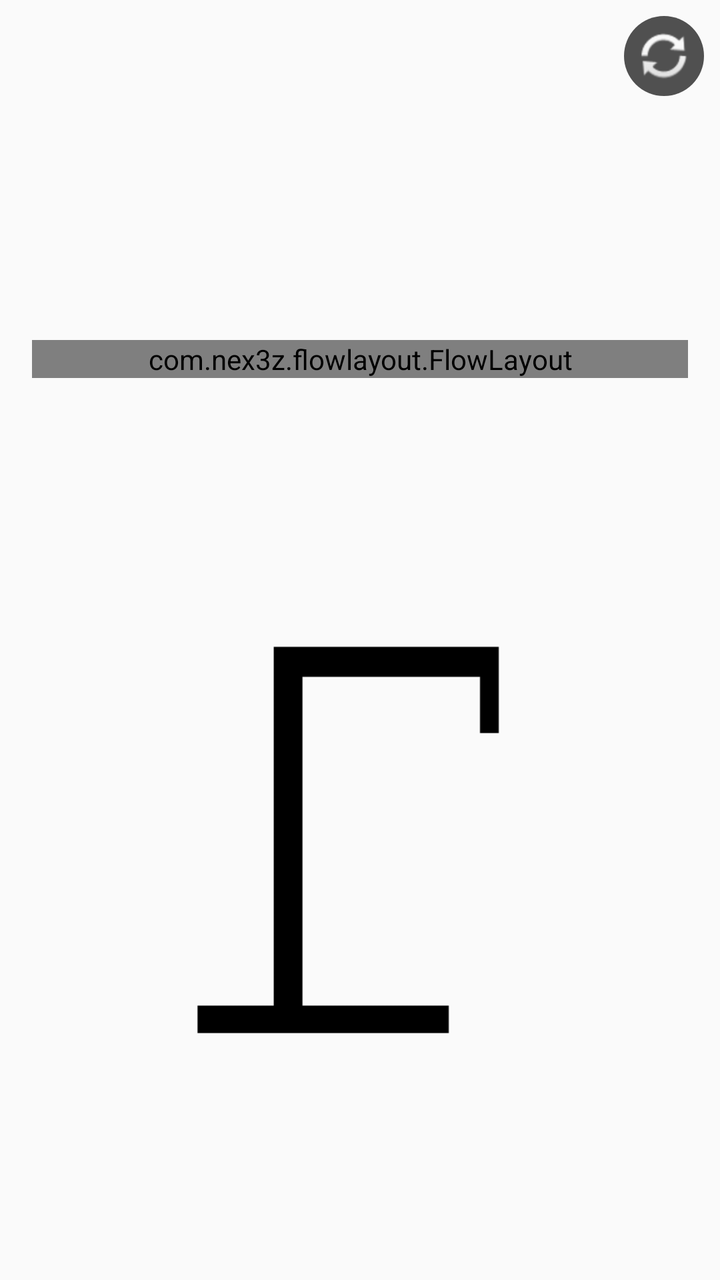
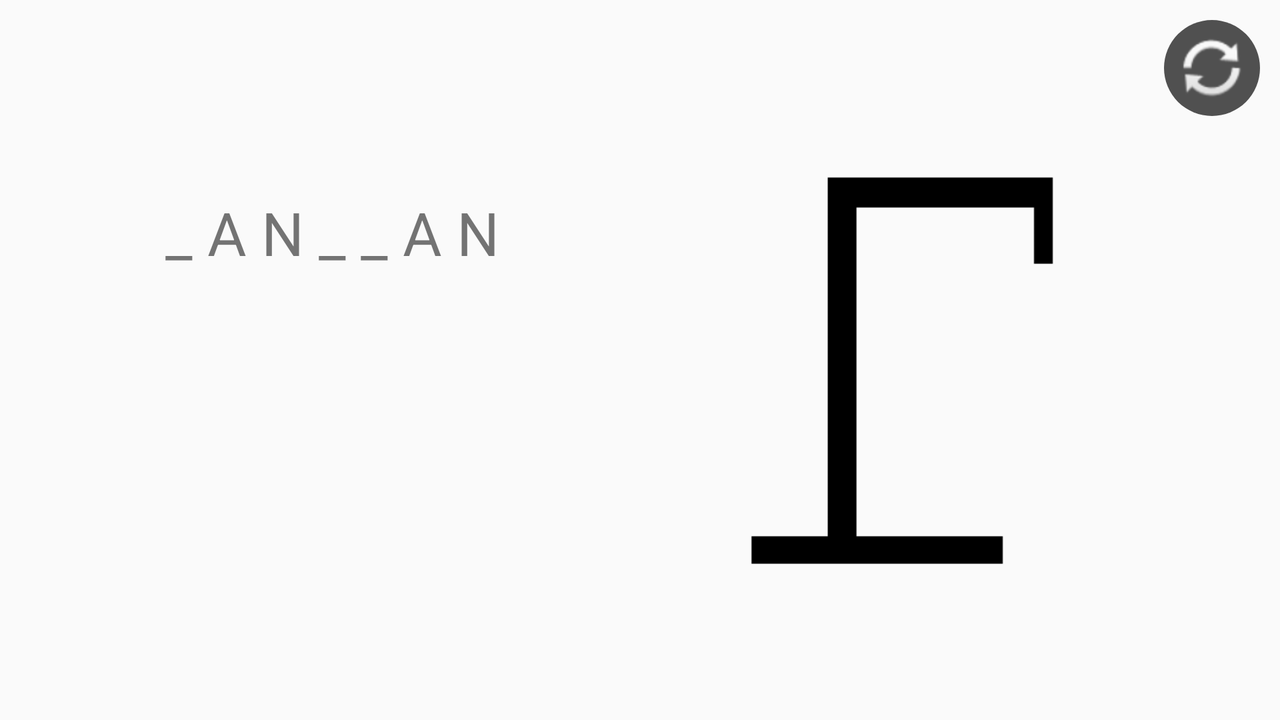

Compare how this app lays out the same screen by default and in its alternative resource folder. The renders come first, then the two layout files and the values they reference.
<!-- AndroidManifest.xml: application theme AppTheme -->
<!-- res/layout/fragment_hangman_player.xml -->
<?xml version="1.0" encoding="utf-8"?>
<layout
    xmlns:android="http://schemas.android.com/apk/res/android"
    xmlns:app="http://schemas.android.com/apk/res-auto"
    xmlns:tools="http://schemas.android.com/tools">
    <androidx.constraintlayout.widget.ConstraintLayout
        android:layout_width="match_parent"
        android:layout_height="match_parent"
        tools:context=".player.PlayerFragment">

        <TextView
            android:id="@+id/word_holder"
            android:layout_width="wrap_content"
            android:layout_height="100dp"
            android:orientation="horizontal"
            android:textSize="30sp"
            app:layout_constraintBottom_toBottomOf="parent"
            app:layout_constraintEnd_toEndOf="parent"
            app:layout_constraintStart_toStartOf="parent"
            app:layout_constraintTop_toTopOf="parent"
            app:layout_constraintVertical_bias="0.10"/>

        <com.nex3z.flowlayout.FlowLayout
            android:id="@+id/letter_holder"
            android:layout_width="match_parent"
            android:layout_height="wrap_content"
            android:layout_margin="16dp"
            android:orientation="horizontal"
            app:layout_constraintEnd_toEndOf="parent"
            app:layout_constraintStart_toStartOf="parent"
            app:layout_constraintTop_toBottomOf="@+id/word_holder"
            app:flChildSpacing="auto"
            app:flMinChildSpacing="10dp"
            app:flRowSpacing="10dp"
            app:flChildSpacingForLastRow="align"
            tools:listitem="@layout/view_letter"/>

        <ImageButton
            android:id="@+id/reset_button"
            android:layout_width="40dp"
            android:layout_height="40dp"
            android:layout_marginTop="8dp"
            android:layout_marginEnd="8dp"
            android:background="@drawable/refresh_button_background"
            android:padding="5dp"
            android:scaleType="fitXY"
            android:src="@android:drawable/ic_popup_sync"
            android:contentDescription="@string/reset"
            app:layout_constraintEnd_toEndOf="parent"
            app:layout_constraintTop_toTopOf="parent" />

        <ImageView
            android:id="@+id/gallows"
            android:layout_width="250dp"
            android:layout_height="250dp"
            android:src="@drawable/gallows_0"
            android:contentDescription="@string/zero_wrong_guesses"
            style="@style/Gallows"
            app:layout_constraintStart_toStartOf="parent"
            app:layout_constraintEnd_toEndOf="parent"
            app:layout_constraintBottom_toBottomOf="parent"
            app:layout_constraintTop_toBottomOf="@id/letter_holder" />

    </androidx.constraintlayout.widget.ConstraintLayout>
</layout>
<!-- res/layout/view_letter.xml (included above) -->
<?xml version="1.0" encoding="utf-8"?>
<TextView
    xmlns:android="http://schemas.android.com/apk/res/android"
    xmlns:tools="http://schemas.android.com/tools"
    android:layout_width="wrap_content"
    android:layout_height="wrap_content"
    android:width="40dp"
    android:height="40dp"
    android:textSize="20sp"
    android:gravity="center"
    android:background="?attr/selectableItemBackground"
    android:fontFamily="serif"
    tools:text="A"
    tools:background="@color/letterBackgroundUnguessed"
    tools:textColor="@android:color/black"/>
<!-- resources referenced by this layout -->
<resources>
  <color name="letterBackgroundUnguessed">#FFE4BD</color>
  <!-- drawable gallows_0: png bitmap (drawable-mdpi, 1808 bytes) -->
  <!-- drawable refresh_button_background (drawable) -->
  <?xml version="1.0" encoding="utf-8"?>
  <shape xmlns:android="http://schemas.android.com/apk/res/android"
      android:shape="oval">
      <solid
          android:color="#505050"/>
  </shape>
  <string name="reset">Reset</string>
  <string name="zero_wrong_guesses">Zero wrong guesses.</string>
  <style name="AppTheme" parent="Theme.AppCompat.Light.DarkActionBar">
          
          <item name="colorPrimary">@color/colorPrimary</item>
          <item name="colorPrimaryDark">@color/colorPrimaryDark</item>
          <item name="colorAccent">@color/colorAccent</item>
          <item name="android:itemBackground">@color/colorPrimaryDark</item>
          <item name="android:itemTextAppearance">@style/MenuItemStyle</item>
      </style>
  <color name="colorPrimary">#954535</color>
  <color name="colorPrimaryDark">#7B3F00</color>
  <color name="colorAccent">#E48400</color>
  <style name="MenuItemStyle">
          <item name="android:textColor">@android:color/white</item>
          <item name="android:actionMenuTextColor">@android:color/white</item>
          <item name="actionMenuTextColor">@android:color/white</item>
      </style>
</resources>
<!-- res/layout-land/fragment_hangman_player.xml (the repository's variant of the layout above) -->
<!-- drawn on the phone turned sideways -->
<?xml version="1.0" encoding="utf-8"?>
<layout
    xmlns:android="http://schemas.android.com/apk/res/android"
    xmlns:app="http://schemas.android.com/apk/res-auto"
    xmlns:tools="http://schemas.android.com/tools">

    <androidx.constraintlayout.widget.ConstraintLayout
        android:layout_width="match_parent"
        android:layout_height="match_parent"
        tools:context=".player.PlayerFragment">

        <TextView
            android:id="@+id/word_holder"
            android:layout_width="wrap_content"
            android:layout_height="wrap_content"
            android:orientation="horizontal"
            android:textSize="30sp"
            app:layout_constraintBottom_toTopOf="@+id/letter_holder"
            app:layout_constraintEnd_toStartOf="@+id/gallows"
            app:layout_constraintHorizontal_bias="0.5"
            app:layout_constraintStart_toStartOf="parent"
            app:layout_constraintTop_toTopOf="parent"
            tools:text="_ A N _ _ A N" />

        <GridView
            android:id="@+id/letter_holder"
            android:layout_width="0dp"
            android:layout_height="wrap_content"
            android:layout_margin="16dp"
            android:columnWidth="40dp"
            android:horizontalSpacing="10dp"
            android:numColumns="auto_fit"
            android:orientation="horizontal"
            android:verticalSpacing="10dp"
            app:layout_constraintBottom_toBottomOf="parent"
            app:layout_constraintEnd_toStartOf="@+id/gallows"
            app:layout_constraintHorizontal_bias="0.5"
            app:layout_constraintStart_toStartOf="parent"
            app:layout_constraintTop_toBottomOf="@+id/word_holder"
            tools:listitem="@layout/view_letter" />

        <ImageButton
            android:id="@+id/reset_button"
            android:layout_width="48dp"
            android:layout_height="48dp"
            android:background="@drawable/refresh_button_background"
            android:contentDescription="@string/reset"
            android:padding="5dp"
            android:layout_margin="10dp"
            android:scaleType="fitXY"
            android:src="@android:drawable/ic_popup_sync"
            app:layout_constraintEnd_toEndOf="parent"
            app:layout_constraintTop_toTopOf="parent" />

        <ImageView
            android:id="@+id/gallows"
            android:layout_width="250dp"
            android:layout_height="250dp"
            android:contentDescription="@string/zero_wrong_guesses"
            app:layout_constraintBottom_toBottomOf="parent"
            app:layout_constraintEnd_toStartOf="@+id/reset_button"
            app:layout_constraintTop_toTopOf="parent"
            app:srcCompat="@drawable/gallows_0" />

    </androidx.constraintlayout.widget.ConstraintLayout>
</layout>
